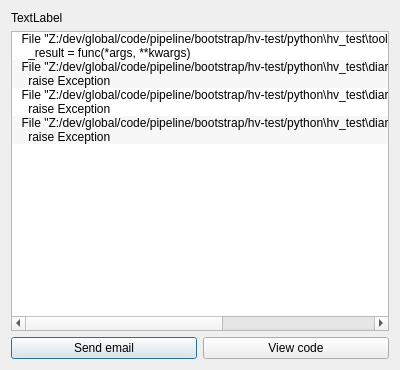
<?xml version="1.0" encoding="UTF-8"?>
<ui version="4.0">
 <class>Dialog</class>
 <widget class="QDialog" name="Dialog">
  <property name="geometry">
   <rect>
    <x>0</x>
    <y>0</y>
    <width>400</width>
    <height>370</height>
   </rect>
  </property>
  <property name="windowTitle">
   <string>Dialog</string>
  </property>
  <layout class="QGridLayout" name="gridLayout">
   <item row="0" column="0">
    <layout class="QVBoxLayout" name="verticalLayout">
     <item>
      <widget class="QLabel" name="er_message">
       <property name="text">
        <string>TextLabel</string>
       </property>
      </widget>
     </item>
     <item>
      <widget class="QListWidget" name="er_traceback">
       <property name="alternatingRowColors">
        <bool>true</bool>
       </property>
       <property name="spacing">
        <number>3</number>
       </property>
       <item>
        <property name="text">
         <string>  File &quot;Z:/dev/global/code/pipeline/bootstrap/hv-test/python\hv_test\tools\err_catcher.py&quot;, line 80, in _catch_error_fn
    _result = func(*args, **kwargs)</string>
        </property>
       </item>
       <item>
        <property name="text">
         <string>  File &quot;Z:/dev/global/code/pipeline/bootstrap/hv-test/python\hv_test\diary\y19\d0402\error_handler.py&quot;, line 12, in _raise_error
    raise Exception</string>
        </property>
       </item>
       <item>
        <property name="text">
         <string>  File &quot;Z:/dev/global/code/pipeline/bootstrap/hv-test/python\hv_test\diary\y19\d0402\error_handler.py&quot;, line 12, in _raise_error
    raise Exception</string>
        </property>
       </item>
       <item>
        <property name="text">
         <string>  File &quot;Z:/dev/global/code/pipeline/bootstrap/hv-test/python\hv_test\diary\y19\d0402\error_handler.py&quot;, line 12, in _raise_error
    raise Exception</string>
        </property>
       </item>
      </widget>
     </item>
     <item>
      <layout class="QHBoxLayout" name="horizontalLayout">
       <item>
        <widget class="QPushButton" name="pushButton">
         <property name="text">
          <string>Send email</string>
         </property>
        </widget>
       </item>
       <item>
        <widget class="QPushButton" name="er_view_code">
         <property name="text">
          <string>View code</string>
         </property>
        </widget>
       </item>
      </layout>
     </item>
    </layout>
   </item>
  </layout>
 </widget>
 <resources/>
 <connections/>
</ui>
